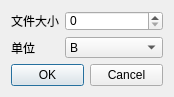
<?xml version="1.0" encoding="UTF-8"?>
<ui version="4.0">
 <class>CustomFileSizeDialog</class>
 <widget class="QDialog" name="CustomFileSizeDialog">
  <property name="geometry">
   <rect>
    <x>0</x>
    <y>0</y>
    <width>174</width>
    <height>97</height>
   </rect>
  </property>
  <property name="minimumSize">
   <size>
    <width>174</width>
    <height>97</height>
   </size>
  </property>
  <property name="windowTitle">
   <string>自定义文件大小</string>
  </property>
  <layout class="QVBoxLayout" name="verticalLayout">
   <item>
    <layout class="QFormLayout" name="formLayout">
     <item row="0" column="0">
      <widget class="QLabel" name="label">
       <property name="text">
        <string>文件大小</string>
       </property>
      </widget>
     </item>
     <item row="0" column="1">
      <widget class="QSpinBox" name="sizeBox"/>
     </item>
     <item row="1" column="0">
      <widget class="QLabel" name="label_2">
       <property name="text">
        <string>单位</string>
       </property>
      </widget>
     </item>
     <item row="1" column="1">
      <widget class="QComboBox" name="unitBox">
       <item>
        <property name="text">
         <string>B</string>
        </property>
       </item>
       <item>
        <property name="text">
         <string>KB</string>
        </property>
       </item>
       <item>
        <property name="text">
         <string>MB</string>
        </property>
       </item>
       <item>
        <property name="text">
         <string>GB</string>
        </property>
       </item>
       <item>
        <property name="text">
         <string>TB</string>
        </property>
       </item>
      </widget>
     </item>
    </layout>
   </item>
   <item>
    <widget class="QDialogButtonBox" name="buttonBox">
     <property name="orientation">
      <enum>Qt::Orientation::Horizontal</enum>
     </property>
     <property name="standardButtons">
      <set>QDialogButtonBox::StandardButton::Cancel|QDialogButtonBox::StandardButton::Ok</set>
     </property>
    </widget>
   </item>
  </layout>
 </widget>
 <resources/>
 <connections>
  <connection>
   <sender>buttonBox</sender>
   <signal>accepted()</signal>
   <receiver>CustomFileSizeDialog</receiver>
   <slot>accept()</slot>
   <hints>
    <hint type="sourcelabel">
     <x>248</x>
     <y>254</y>
    </hint>
    <hint type="destinationlabel">
     <x>157</x>
     <y>274</y>
    </hint>
   </hints>
  </connection>
  <connection>
   <sender>buttonBox</sender>
   <signal>rejected()</signal>
   <receiver>CustomFileSizeDialog</receiver>
   <slot>reject()</slot>
   <hints>
    <hint type="sourcelabel">
     <x>316</x>
     <y>260</y>
    </hint>
    <hint type="destinationlabel">
     <x>286</x>
     <y>274</y>
    </hint>
   </hints>
  </connection>
 </connections>
</ui>
